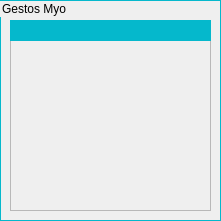
     <widget class="QGroupBox" name="groupBox_3">
      <property name="geometry">
       <rect>
        <x>590</x>
        <y>10</y>
        <width>221</width>
        <height>221</height>
       </rect>
      </property>
      <property name="styleSheet">
       <string notr="true">QGroupBox {  border: 1px solid #05B8CC;}</string>
      </property>
      <property name="title">
       <string>Gestos Myo</string>
      </property>
      <widget class="QFrame" name="poseFrame">
       <property name="geometry">
        <rect>
         <x>10</x>
         <y>40</y>
         <width>201</width>
         <height>171</height>
        </rect>
       </property>
       <property name="styleSheet">
        <string notr="true"/>
       </property>
       <property name="frameShape">
        <enum>QFrame::StyledPanel</enum>
       </property>
       <property name="frameShadow">
        <enum>QFrame::Raised</enum>
       </property>
      </widget>
      <widget class="QFrame" name="frame">
       <property name="geometry">
        <rect>
         <x>10</x>
         <y>20</y>
         <width>201</width>
         <height>21</height>
        </rect>
       </property>
       <property name="styleSheet">
        <string notr="true">background-color: rgb(5,184, 204)</string>
       </property>
       <property name="frameShape">
        <enum>QFrame::StyledPanel</enum>
       </property>
       <property name="frameShadow">
        <enum>QFrame::Raised</enum>
       </property>
       <widget class="QLabel" name="myoGestureLabel">
        <property name="geometry">
         <rect>
          <x>0</x>
          <y>0</y>
          <width>201</width>
          <height>21</height>
         </rect>
        </property>
        <property name="font">
         <font>
          <pointsize>8</pointsize>
          <weight>75</weight>
          <bold>true</bold>
         </font>
        </property>
        <property name="styleSheet">
         <string notr="true">color:white</string>
        </property>
        <property name="text">
         <string/>
        </property>
        <property name="alignment">
         <set>Qt::AlignCenter</set>
        </property>
       </widget>
      </widget>
     </widget>
